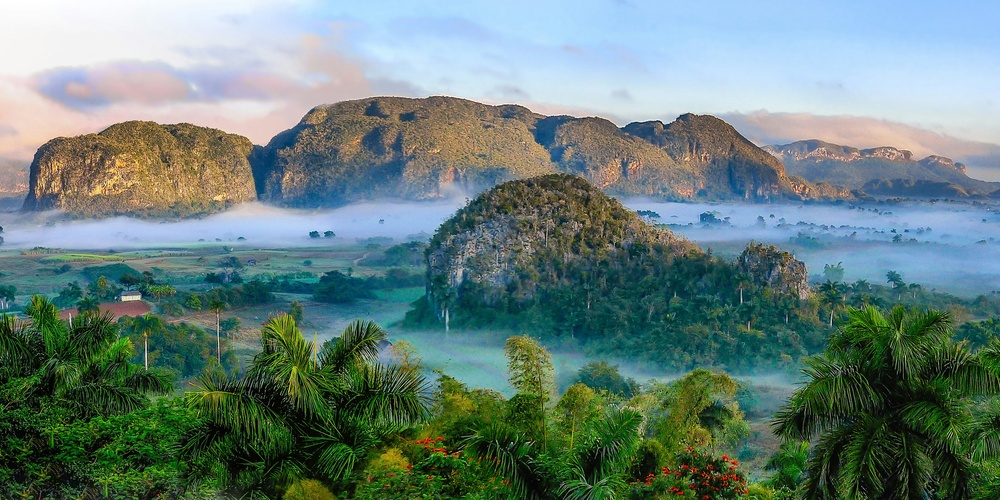
#> input picture input/nature.jpg, 1000 x 500 px, shrunk from 3169 x 1584 before the run, found by its file name
$ python edges.py
#> lines starting #> are read from the running program, lines starting #| are printed output that depends on the picture; after the words box and inside, x2 and y2 are one past the last pixel; in counts of white or black regions, pixels touching at a corner belong together
import cv2

img = cv2.imread("input/nature.jpg")
#> img is the input picture: shape (500, 1000, 3); mean B, G, R 123.2, 128.5, 105.3

edges = cv2.Canny(img,50,150)
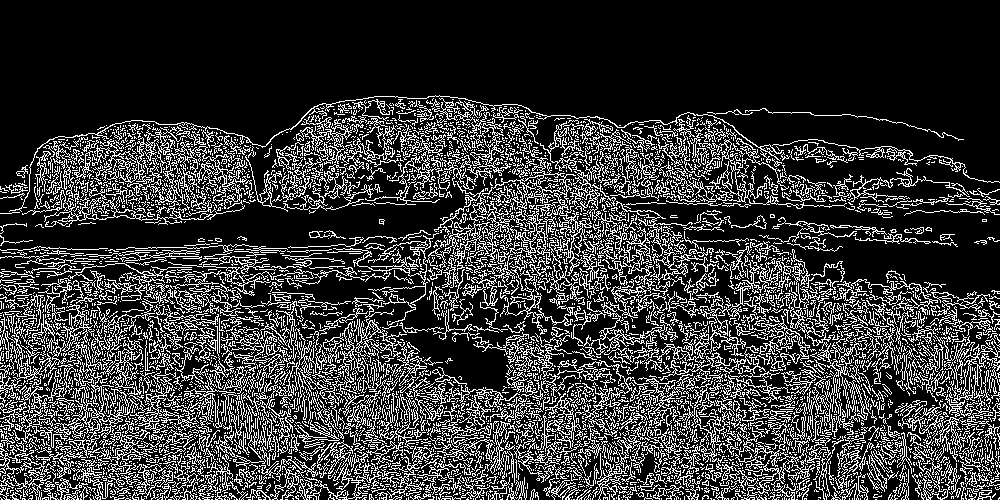
#> edges: shape (500, 1000); 21.8% white in thin lines or dots, all inside (x1, y1, x2, y2) = (0, 95, 1000, 500)

cv2.imshow("man", img)
# cv2.imshow("edges", edges)

cv2.waitKey(0)

# blur

blur_img = cv2.GaussianBlur(img,(5,5),0)
cv2.imshow("blur" ,blur_img)
cv2.imwrite("output/blur.jpg", blur_img)
cv2.waitKey(0)

# [11 lines of commented-out code are left out]

$ run again, with input/flower.jpg copied over input/nature.jpg
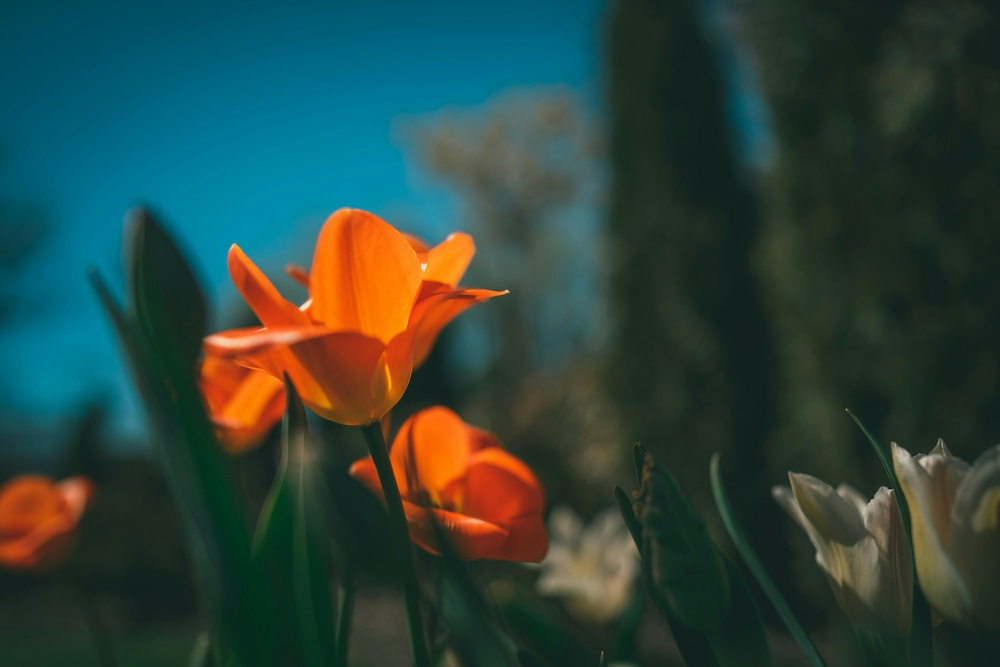
#> input picture input/flower.jpg, 1000 x 667 px, shrunk from 6000 x 4000 before the run, found by its file name
#> img is the input picture: shape (667, 1000, 3); mean B, G, R 61.1, 68.4, 44.9
#> `edges = cv2.Canny(img,50,150)`:
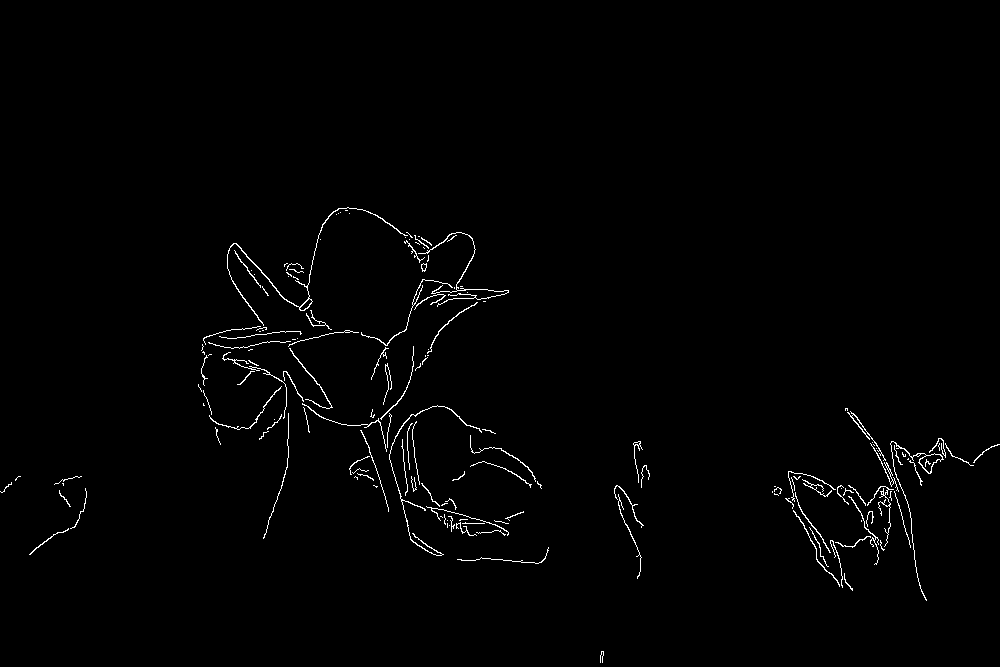
#> edges: shape (667, 1000); 1.1% white in thin lines or dots, all inside (x1, y1, x2, y2) = (0, 207, 1000, 663)

$ run again, with input/image.png saved as input/nature.jpg
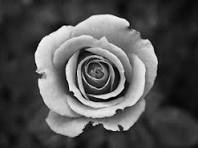
#> input picture input/image.png, 198 x 148 px, found by its file name
#> img is the input picture: shape (148, 198, 3); min 0, max 255, mean 82.5
#> `edges = cv2.Canny(img,50,150)`:
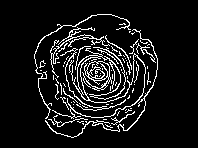
#> edges: shape (148, 198); 9.5% white in thin lines or dots, all inside (x1, y1, x2, y2) = (34, 14, 158, 138)
#> `blur_img = cv2.GaussianBlur(img,(5,5),0)`:
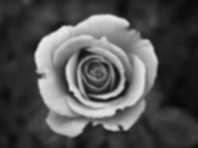
#> blur_img: shape (148, 198, 3); min 8, max 234, mean 82.6
